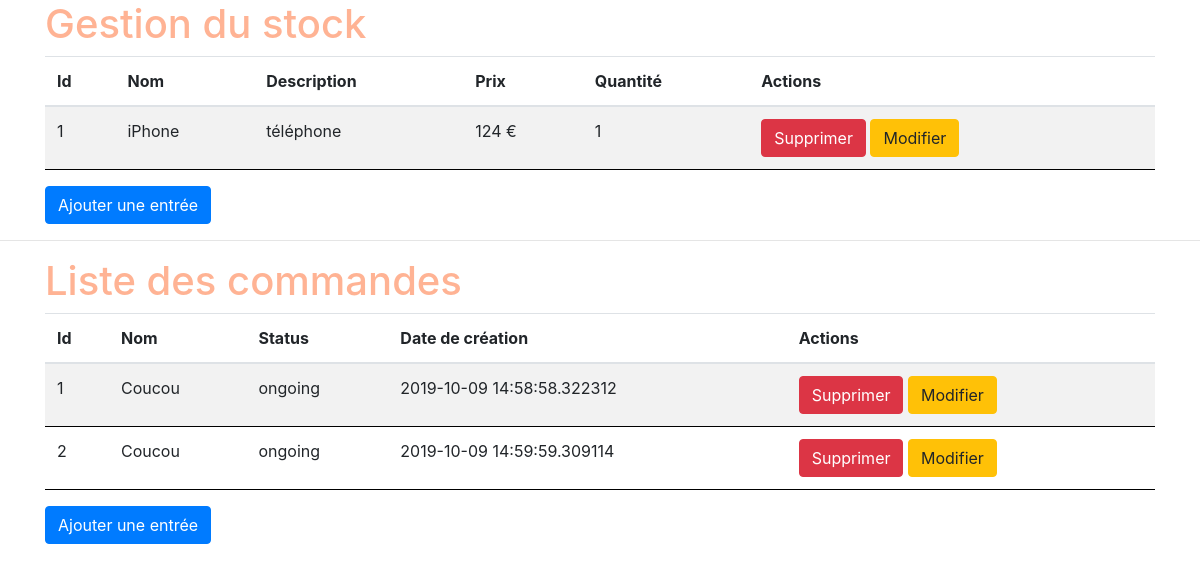
Before: / with the older database file.
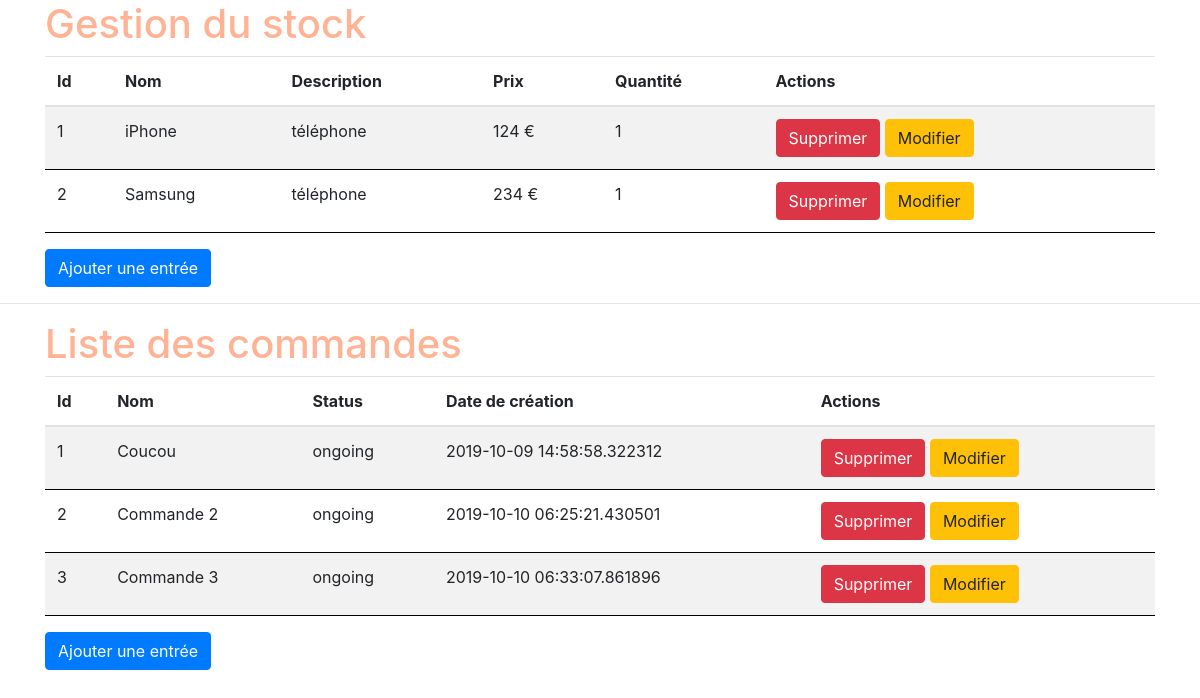
After: the same page with the newer database file.
### classes/stockEntry.py (models this page shows, shortened)
class Stock_Entry(db.Model):
    article_id = db.Column(db.Integer, db.ForeignKey('article.id'), primary_key=True, nullable=False)
    article = db.relationship('Article')
    qte = db.Column(db.Integer, default=0)

### classes/article.py (models this page shows, shortened)
class Article(db.Model):
    id = db.Column(db.Integer, primary_key=True)
    nom = db.Column(db.String(80), nullable=False)
    description = db.Column(db.String(120), nullable=False)
    prix = db.Column(db.Integer, nullable=False)

### classes/order.py (models this page shows, shortened)
class Order(db.Model):
    id = db.Column(db.Integer, primary_key=True)
    name = db.Column(db.String(80), nullable=False)
    status = db.Column(db.String(20), nullable=False)# ongoing, completed, error
    created_at = db.Column(db.DateTime, nullable=False,default=datetime.utcnow)

### app.py (the view)
@app.route('/')
def index():
    orders = Order.query.all()
    return render_template('index.html', liste=stock.entries(),orders=orders)

### classes/stock.py (called while the page is built)
    def entries(self):
        return Stock_Entry.query.all()

### templates/index.html (shortened to what this page needs)
<!DOCTYPE html>
<html lang="fr">
<head>
    <link rel="stylesheet" href="{{ url_for('static',filename='style.css') }}">
    <link rel="stylesheet" href="https://stackpath.bootstrapcdn.com/bootstrap/4.3.1/css/bootstrap.min.css"
>
</head>
<body>
<div class="container">
    <h1>Gestion du stock</h1>
    <table class="table table-striped">
        <thead>
        <tr>
            <th scope="col-lg">Id</th>
            <th scope="col-lg">Nom</th>
            <th scope="col-lg">Description</th>
            <th scope="col-lg">Prix</th>
            <th scope="col-lg">Quantité</th>
            <th scope="col-lg">Actions</th>
        </tr>
        </thead>
        <tbody>
        {% for item in liste %}
            <tr>
                <td>{{ item.article.id }}</td>
                <td>{{ item.article.nom }}</td>
                <td>{{ item.article.description }}</td>
                <td>{{ item.article.prix }} €</td>
                <td>{{ item.qte }}</td>
                <td>
                    <a class="btn btn-danger" href="/article/delete/{{ item.article.id }}">Supprimer</a>
                    <a class="btn btn-warning" href="/article/edit/{{ item.article.id }}">Modifier</a>
                </td>
            </tr>
        {% endfor %}
        </tbody>
    </table>
    <a class="btn btn-primary"href="/add">Ajouter une entrée</a>
</div>
<hr>
<div class="container">
    <h1>Liste des commandes</h1>
    <table class="table table-striped">
        <thead>
        <tr>
            <th scope="col-lg">Id</th>
            <th scope="col-lg">Nom</th>
            <th scope="col-lg">Status</th>
            <th scope="col-lg">Date de création</th>
            <th scope="col-lg">Actions</th>
        </tr>
        </thead>
        <tbody>
        {% for item in orders %}
            <tr>
                <td>{{ item.id }}</td>
                <td>{{ item.name }}</td>
                <td>{{ item.status }}</td>
                <td>{{ item.created_at }}</td>
                <td>
                    <a class="btn btn-danger" href="/order/delete/{{ item.id }}">Supprimer</a>
                    <a class="btn btn-warning" href="/order/edit/{{ item.id }}">Modifier</a>
                </td>
            </tr>
        {% endfor %}
        </tbody>
    </table>
    <a class="btn btn-primary"href="/order/add">Ajouter une entrée</a>
</div>
</body>
</html>

### static/style.css (style rules this page uses)
h1 { color: #ffb394; }
td { border-bottom: 1px solid black; }

Changed rows visible on the page:
added Stock_Entry: article.id "2", article.nom "Samsung", article.description "téléphone", article.prix "234", qte "1"
changed Order id 2: name "Coucou" → "Commande 2"; created_at "2019-10-09 14:59:59.309114" → "2019-10-10 06:25:21.430501"
added Order: id "3", name "Commande 3", status "ongoing", created_at "2019-10-10 06:33:07.861896"
